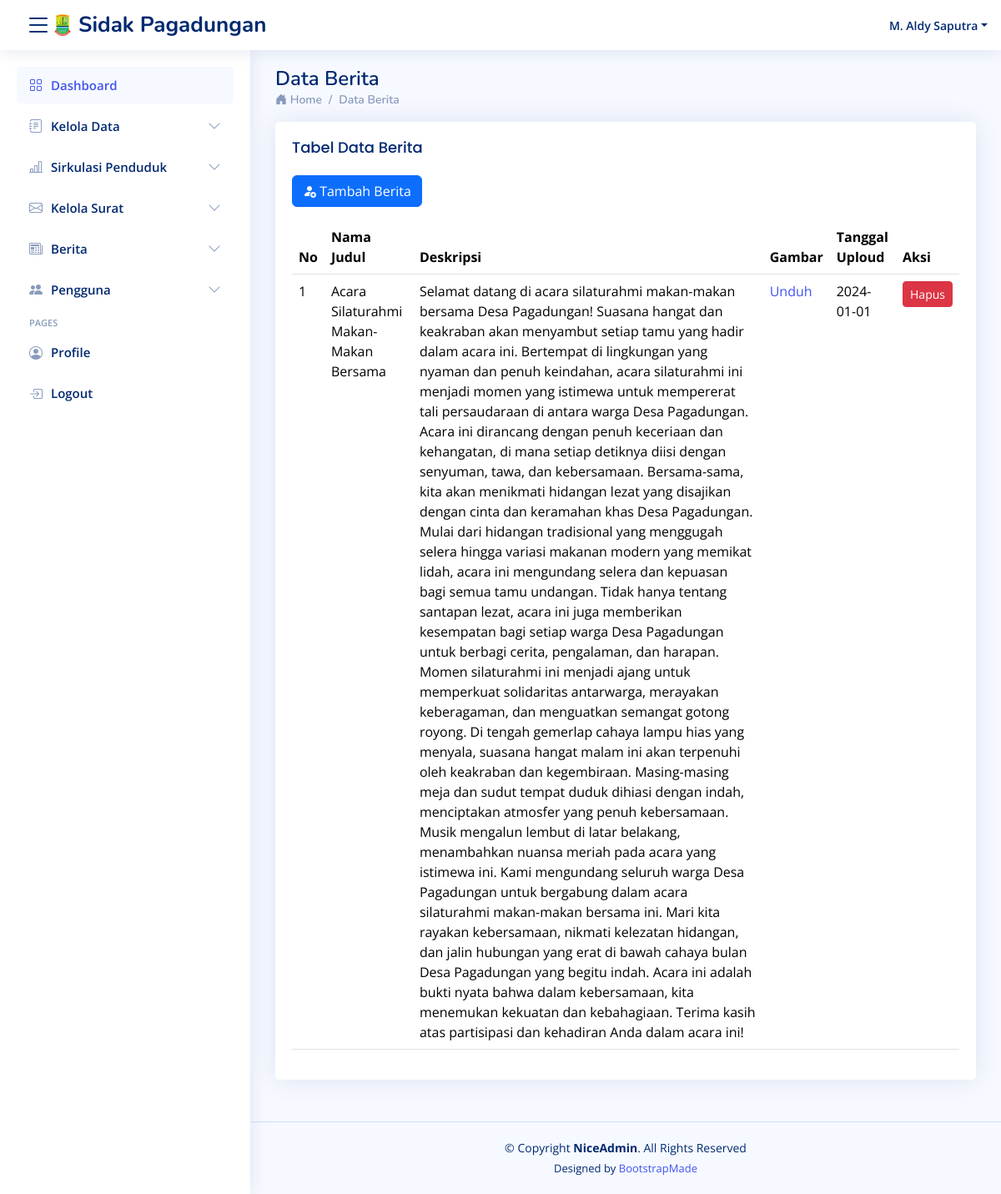
/pages/content/berita/berita.php (signed in), run on the app's committed database.
### tables this page shows
CREATE TABLE `tbl_berita` (
  `id_berita` int(11) NOT NULL,
  `nama_judul` varchar(255) NOT NULL,
  `deskripsi_judul` text NOT NULL,
  `gambar` varchar(255) NOT NULL,
  `tanggal_berita` date NOT NULL
);

### pages/content/berita/berita.php (the view, shortened to what this page needs)
<main id="main">
    <div class="pagetitle">
        <h1>Data Berita</h1>
        <nav>
            <ol class="breadcrumb">
                <li class="breadcrumb-item"><i class="bi bi-house-door-fill"></i><a href="../dashboard/dashboard"> Home</a></li>
                <li class="breadcrumb-item">Data Berita</li>
            </ol>
        </nav>
    </div>
    <section class="section">
        <div class="row">
            <div class="col-lg-12">
                <div class="card">
                    <div class="card-body">
                        <h5 class="card-title">Tabel Data Berita</h5>
                        <p>
                            <a href="add_berita" class="btn btn-primary"><i class="bi bi-person-fill-add"></i> Tambah Berita</a>
                        </p>
                        <div class="table-responsive">
                            <table class="table datatable">
                                <thead>
                                    <tr>
                                        <th>No</th>
                                        <th>Nama Judul</th>
                                        <th>Deskripsi</th>
                                        <th>Gambar</th>
                                        <th>Tanggal Uploud</th>
                                        <th>Aksi</th>
                                    </tr>
                                </thead>
                                <tbody>
                                    <?php
                                    require '../../../config/db.php';
                                    $berita = mysqli_query($db_connect, "SELECT * FROM tbl_berita");
                                    $no = 1;
                                    while ($row = mysqli_fetch_assoc($berita)) {
                                    ?>
                                        <tr>
                                            <td><?= $no++; ?></td>
                                                <td><?= $row['nama_judul']; ?></td>
                                                <td><?= $row['deskripsi_judul']; ?></td>
                                                <td><a href="image/<?= $row['gambar']; ?>" target="_blank">Unduh</a></td>
                                                <td><?= $row['tanggal_berita']; ?></td>
                                            <td>
                                                <form method="POST" action="del_berita.php">
                                                    <button type="submit" class="btn btn-danger btn-sm" onclick="return confirm('Apakah Anda yakin ingin menghapus berita ini?')">
                                                        Hapus
                                                    </button>
                                                </form>
                                            </td>
                                        </tr>
                                    <?php } ?>
                                </tbody>
                            </table>
                        </div>
                    </div>
                </div>
            </div>
        </div>
    </section>
</main>

### assets/assets/css/style.css (style rules this page uses)
:root { scroll-behavior: smooth; }
body { font-family: "Open Sans", sans-serif; background: #f6f9ff; color: #444444; }
a { color: #4154f1; text-decoration: none; }
h1, h2, h3, h4, h5, h6 { font-family: "Nunito", sans-serif; }
#main { margin-top: 60px; padding: 20px 30px; transition: all 0.3s; }
.pagetitle { margin-bottom: 10px; }
.pagetitle h1 { font-size: 24px; margin-bottom: 0; font-weight: 600; color: #012970; }
.card { margin-bottom: 30px; border: none; border-radius: 5px; box-shadow: 0px 0 30px rgba(1, 41, 112, 0.1); }
.card-title { padding: 20px 0 15px 0; font-size: 18px; font-weight: 500; color: #012970; font-family: "Poppins", sans-serif; }
.card-body { padding: 0 20px 20px 20px; }
.breadcrumb { font-size: 14px; font-family: "Nunito", sans-serif; color: #899bbd; font-weight: 600; }
.breadcrumb a { color: #899bbd; transition: 0.3s; }
.breadcrumb .breadcrumb-item::before { color: #899bbd; }
@media (min-width: 1200px) { #main, #footer { margin-left: 300px; } }

### data on the page
tbl_berita: nama_judul "Acara Silaturahmi Makan-Makan Bersama", deskripsi_judul "Selamat datang di acara silaturahmi makan-makan bersama Desa Pagadungan! Suasana hangat dan keakraban akan menyambut setiap tamu yang hadir dalam acara ini. Bertempat di lingkungan yang nyaman dan penuh keindahan, acara silaturahmi ini menjadi momen yang istimewa untuk mempererat tali persaudaraan di antara warga Desa Pagadungan. Acara ini dirancang dengan penuh keceriaan dan kehangatan, di mana setiap detiknya diisi dengan senyuman, tawa, dan kebersamaan. Bersama-sama, kita akan menikmati hidangan lezat yang disajikan dengan cinta dan keramahan khas Desa Pagadungan. Mulai dari hidangan tradisional yang menggugah selera hingga variasi makanan modern yang memikat lidah, acara ini mengundang…", tanggal_berita "2024-01-01"

### other printed values
$_SESSION['nama'] "M. Aldy Saputra"
